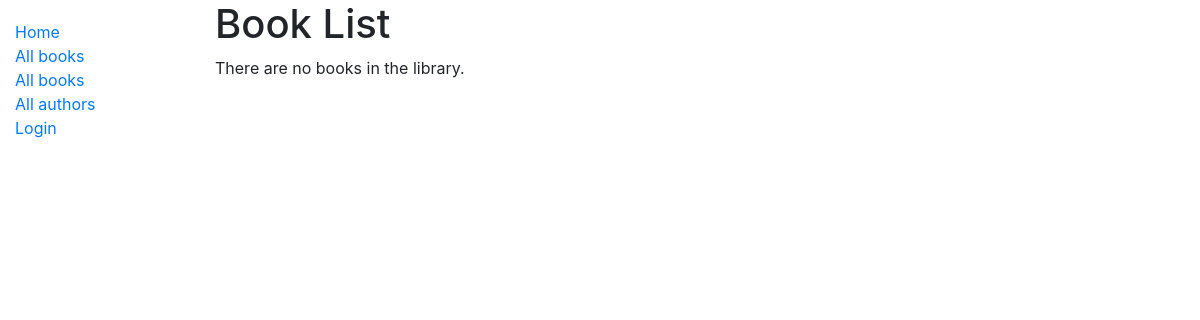
/catalog/books/, run on an earlier commit of the app's database.
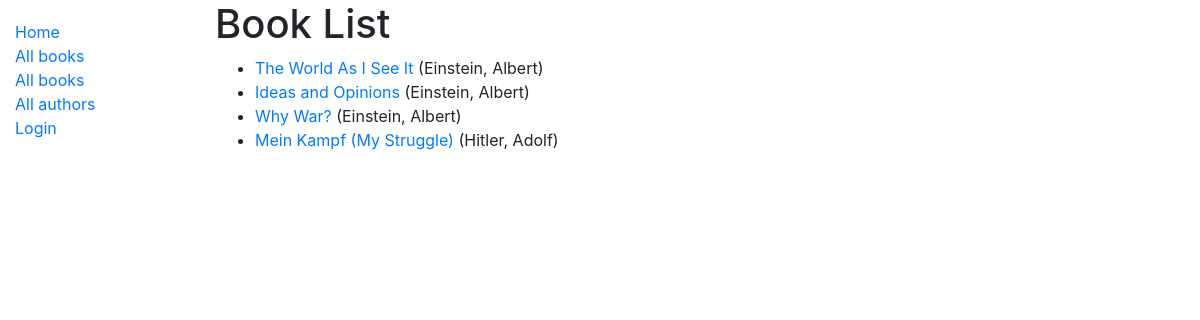
And on a later commit of the database.
### catalog/models.py (models this page shows, shortened)
class Book(models.Model):
    title = models.CharField(max_length=200)
    author = models.ForeignKey('Author', on_delete=models.SET_NULL, null=True)
    summary = models.TextField(max_length=1000, help_text='Enter a brief description of the book')
    isbn = models.CharField('ISBN', max_length=13, help_text='13 Character <a href="https://www.isbn-international.org/content/what-isbn">ISBN number</a>')
    genre = models.ManyToManyField(Genre, help_text='Select a genre for this book')
    def get_absolute_url(self):
        return reverse('book-detail', args=[str(self.id)])
    def display_genre(self):
        """Create a string for the Genre. This is required to display genre in Admin."""
        return ', '.join(genre.name for genre in self.genre.all()[:3])
    display_genre.short_description = 'Genre'

class Author(models.Model):
    first_name = models.CharField(max_length=100)
    last_name = models.CharField(max_length=100)
    date_of_birth = models.DateField(null=True, blank=True)
    date_of_death = models.DateField('Died', null=True, blank=True)
    class Meta:
        ordering = ['last_name', 'first_name']
    def __str__(self):
        return f'{self.last_name}, {self.first_name}'

### catalog/views.py (the view)
# urls.py: path('books/', views.BookListView.as_view(), name='books'),
class BookListView(generic.ListView):
    model = Book

### catalog/templates/catalog/book_list.html
{% extends "base_generic.html" %}
{% block content %}
  <h1>Book List</h1>
  {% if book_list %}
  <ul>
    {% for book in book_list %}
      <li>
        <a href="{{ book.get_absolute_url }}">{{ book.title }}</a> ({{book.author}})
      </li>
    {% endfor %}
  </ul>
  {% else %}
    <p>There are no books in the library.</p>
  {% endif %}
{% endblock %}

### catalog/templates/base_generic.html (shortened to what this page needs)
<!DOCTYPE html>
<html lang="en">
<head>
  <link rel="stylesheet" href="https://stackpath.bootstrapcdn.com/bootstrap/4.1.3/css/bootstrap.min.css">
  {% load static %}
  <link rel="stylesheet" href="{% static 'css/styles.css' %}">
</head>
<body>
  <div class="container-fluid">
    <div class="row">
        <div class="col-sm-2">
        {% block sidebar %}
          <ul class="sidebar-nav">
            <li><a href="{% url 'index' %}">Home</a></li>
            <li><a href="{% url 'books' %}">All books</a></li>
            <li><a href="">All books</a></li>
            <li><a href="">All authors</a></li>
            {% if user.is_authenticated %}
            <li>User: {{ user.get_username }}</li>
            <li><a href="{% url 'logout'%}?next={{request.path}}">Logout</a></li>
            <li><a href="{% url 'my-borrowed' %}">My Borrowed</a></li>
        {% else %}
            <li><a href="{% url 'login'%}?next={{request.path}}">Login</a></li>
        {% endif %}
          </ul>
       {% endblock %}
        </div>
        <div class="col-sm-10 ">{% block content %}{% endblock %}
        </div>
      </div>
    </div>
  </body>
</html>

### catalog/static/css/styles.css (style rules this page uses)
.sidebar-nav { margin-top: 20px; padding: 0; list-style: none; }

What changed in the data, as far as the page shows it:
added Book: title "The World As I See It", author "Einstein, Albert"
added Book: title "Ideas and Opinions", author "Einstein, Albert"
added Book: title "Why War?", author "Einstein, Albert"
added Book: title "Mein Kampf (My Struggle)", author "Hitler, Adolf"
Also different on the page:
text no longer shown: "There are no books in the library."
